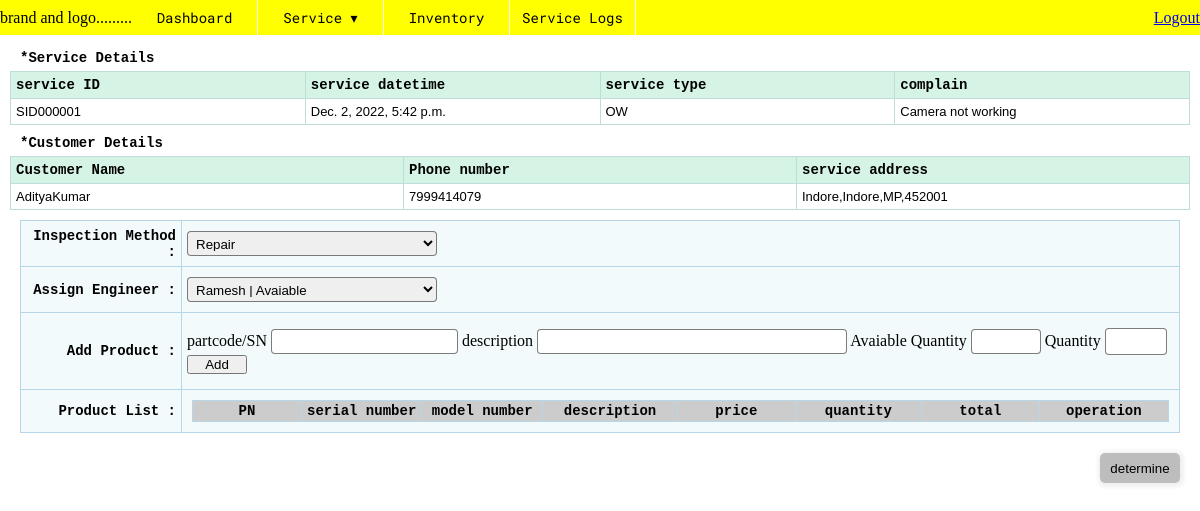
/main/tbb/SID000001/ (signed in), run on the app's committed database.
### main/models.py (models this page shows, shortened)
class Service(models.Model):
    STATUS_CHOICES = (
        ("TBC","To Be Clear"),
        ("TBB","To be Bypass"),
        ("EI","Engineer Inspection"),
        ("PFO","Pending For Outbound"),
        ("PFP","Pending For Payment"),
        ("TBD","To Be Delievered"),
        ("C","Closed"),
    )
    SERVICE_TYPE_CHOICES = (
        ("NYS","Not Yet Set"),
        ("IW","In warranty"),
        ("OW","Out Warranty"),
        ("WSN","Without Serial Nuumber"),
    )
    sid = models.CharField(max_length=10,primary_key=True,null=False,default="")
    customer_id = models.ForeignKey("main.Customer",on_delete=models.SET_NULL,null=True,blank=True)
    complain = models.CharField(max_length=127)
    remark = models.CharField(max_length=255)
    is_determined = models.BooleanField(default=False)
    status = models.CharField(max_length=4,choices=STATUS_CHOICES,default="TBC")
    service_type = models.CharField(max_length=4,choices=SERVICE_TYPE_CHOICES,default="NYS")
    timestamp = models.DateTimeField(auto_now_add=True)
    special_remark = models.CharField(max_length=127)
    number_of_engineer_assigned = models.PositiveIntegerField(default=0)
    can_rollback = models.BooleanField(default=False)

class Customer(models.Model):
    phoneNumberRegex = RegexValidator(regex = r"^\+?1?\d{8,15}$")
    pincodeRegex = RegexValidator(regex = r"^[1-9]{1}[0-9]{2}\s{0,1}[0-9]{3}$")
    nameRegex = RegexValidator(regex = r"^[A-Za-z][A-Za-z0-9_]{7,29}$")
    customer_id = models.CharField(max_length=10,primary_key=True,null=False,default="")
    name = models.CharField(max_length=32)
    contact_number = models.CharField(validators = [phoneNumberRegex], max_length = 16, unique = True)
    alternate_number = models.CharField(validators = [phoneNumberRegex], max_length = 16, unique = True, blank=True, null=True)
    gender = models.CharField(max_length=6,choices=GENDER_CHOICES.choices)
    appelation = models.CharField(max_length=4,choices=APPELETION_CHOICES.choices)
    email_id = models.EmailField(max_length=128)
    address = models.CharField(max_length=128)
    city = models.CharField(max_length=32)
    State = models.CharField(max_length=2,choices=STATE_CHOICES.choices)
    pincode = models.CharField(validators = [pincodeRegex],max_length=7)

### main/views.py (the view, shortened to what this page needs)
# urls.py: path('tbb/<str:sid>/',views.tbb,name='tbb'),
@login_required(login_url='/main/userlogin/')
@csrf_exempt
def tbb(request,sid):
    engineerlist =  Engineer.objects.all()
    serviceRef = Service.objects.get(sid=sid)
    context = {
        'service':serviceRef,
        'engineerlist':engineerlist,
    }
    return render(request,'main/tbb.html',context)

### main/templates/main/tbb.html (shortened to what this page needs)
{% extends 'base.html' %}
{% load static %}
{% block csslinks %}
    <link rel="stylesheet" href="{% static 'css/tbb.css' %}">
{% endblock csslinks %}
{% block content %}
<div class="container">
    <table class="detail-table">
        <caption>*Service Details</caption>
        <thead>
            <tr>
                <th>service ID</th>
                <th>service datetime</th>
                <th>service type</th>
                <th>complain</th>
            </tr>
        </thead>
        <tbody>
            <td>{{service.sid}}</td>
            <td>{{service.timestamp}}</td>
            <td>{{service.service_type}}</td>
            <td>{{service.complain}}</td>
        </tbody>
    </table>
    <table class="detail-table">
        <caption>*Customer Details</caption>
        <thead>
            <tr>
                <th>Customer Name</th>
                <th>Phone number</th>
                <th>service address</th>
            </tr>
        </thead>
        <tbody>
            <td>{{service.customer_id.name}}</td>
            <td>{{service.customer_id.contact_number}}</td>
            <td>{{service.customer_id.address}},{{service.customer_id.city}},{{service.customer_id.State}},{{service.customer_id.pincode}} </td>
        </tbody>
    </table>
</div>
<div class="container">
    <form id="productForm" action="" method="POST">
        <div class="container">
            <table width="100%" class="form-table">
                <tr>
                    <th>
                        Inspection Method :
                    </th>
                    <td>
                        <div>
                            <select name="inspectiontype" id="inspectiontype">
                                <option value="repair"> Repair </option>
                            </select>
                        </div>
                    </td>
                </tr>
                <tr>
                    <th>
                        Assign Engineer :
                    </th>
                    <td>
                        <div>
                            <select name="engineer" id="engineer">
                                {% for eng in engineerlist %}
                                    {% if eng.is_available == True %}
                                        <option value="{{eng.engineer_id}}">{{eng.name}} | Avaiable </option>
                                    {% endif %}
                                {% endfor %}
                            </select>
                        </div>
                    </td>
                </tr>
                <tr>
                    <th>Add Product :</th>
                    <td style="padding:15px 5px;">
                        <label for="partcode" >partcode/SN</label>
                        <input type="text" name="partcode" id="partcode" autocomplete="off" >
                        <label for="decription">description</label>
                        <input type="text" name="description" id="description" style="width:300px;"readonly>
                        <label for="availablequantity">Avaiable Quantity</label>
                        <input type="text" name="availablequantity" id="availablequantity" style="width:60px;"readonly>
                        <label for="quantity">Quantity</label>
                        <input type="number" name="quantity" id="quantity" min="1" style="width:60px;">
                        <button type="submit" id="formAddBtn" name="formAddBtn" class="simple-btn">Add</button>
                    </td>
                </tr>
                <tr>
                    <th>Product List :</th>
                    <td>
                        <div class="container" style="overflow-y:auto; max-height:300px;max-width:1500px;" >
                            <table width="100%" class='list_table'>
                                <thead>
                                    <tr>
                                        <th> PN </th>
                                        <th> serial number</th>
                                        <th> model number</th>
                                        <th>description</th>
                                        <th>price</th>
                                        <th>quantity</th>
                                        <th>total</th>
                                        <th>operation</th>
                                    </tr>
                                </thead>
                            </table>
                        </div>
                    </td>
                </tr>
            </table>
        </div>
        <button type="submit" name="determine" id="determineBtn" class="btn">determine</button>
    </form>
</div>
{% endblock content %}

### static/css/navstyle.css (style rules this page uses)
* { padding: 0px; margin: 0px; }

### static/css/utils.css (style rules this page uses)
:root { --main-bg-color:brown; --font1: 'roboto ',sans-serif; --font2: 'poppins',sans-serif; --notofont: 'noto sans',roboto; --robotomonofont: 'roboto mono',sans-serif; }
.container { margin:10px }
.list_table { border-collapse: collapse; border: 1px solid #dde9f5; }
.list_table th { font-family: monospace; text-align: left; padding: 2px; background-color: #cccccc; }

### static/css/style.css (style rules this page uses)
* { margin: 0px; padding: 0px; }
input[type="text" i] { padding: 4px 4px; border: 1px solid #ddd; border-radius: 4px; }

### static/css/tbb.css (style rules this page uses)
.detail-table { width: 100%; border-collapse: collapse; margin: 5px 0px; }
.detail-table caption { text-align: left; font-family: monospace; font-size: 14px; font-weight: 600; margin: 5px 10px; }
.form-table { background-color: #f3fafc; border-collapse: collapse; }
.list_table th { text-align: center; }
th { text-align: right; padding: 0px 5px; width: 150px; font-family: monospace; font-size: 14px; font-weight: 600; }
.detail-table tr,th,td { border: 1px solid #b7d7e8; }
.detail-table th { padding: 5px; text-align: left; border: 1px solid #c0ded9; background-color: #d5f4e6; }
.detail-table td { border: 1px solid #c0ded9; padding: 5px; font-family: Arial, Helvetica, sans-serif; font: 400; font-size: 13px; }
select { padding: 4px 4px; border: 1px solid #626161d2; border-radius: 4px; width: 250px; height: 25px; margin: 10px 5px; }
input[type=text] { border: 1px solid #626161d2; }
input[type=number] { border: 1px solid #626161d2; border-radius: 4px; height: 25px; }
.btn { position: absolute; margin: 10px 20px; right:0; height: 30px; border: none; box-shadow:1px 1px 4px 3px #f0f0f0; width: 80px; cursor: pointer; background-color: #b0afafd2; border-radius: 5px; }
.simple-btn { width: 60px; }

### data on the page
Service: sid "SID000001", timestamp "Dec. 2, 2022, 5:42 p.m.", service_type "OW", complain "Camera not working", customer_id.name "AdityaKumar", customer_id.contact_number "7999414079", customer_id.address "Indore", customer_id.city "Indore", customer_id.State "MP", customer_id.pincode "452001"

### other printed values
form field engineer "Ramesh | Avaiable"
